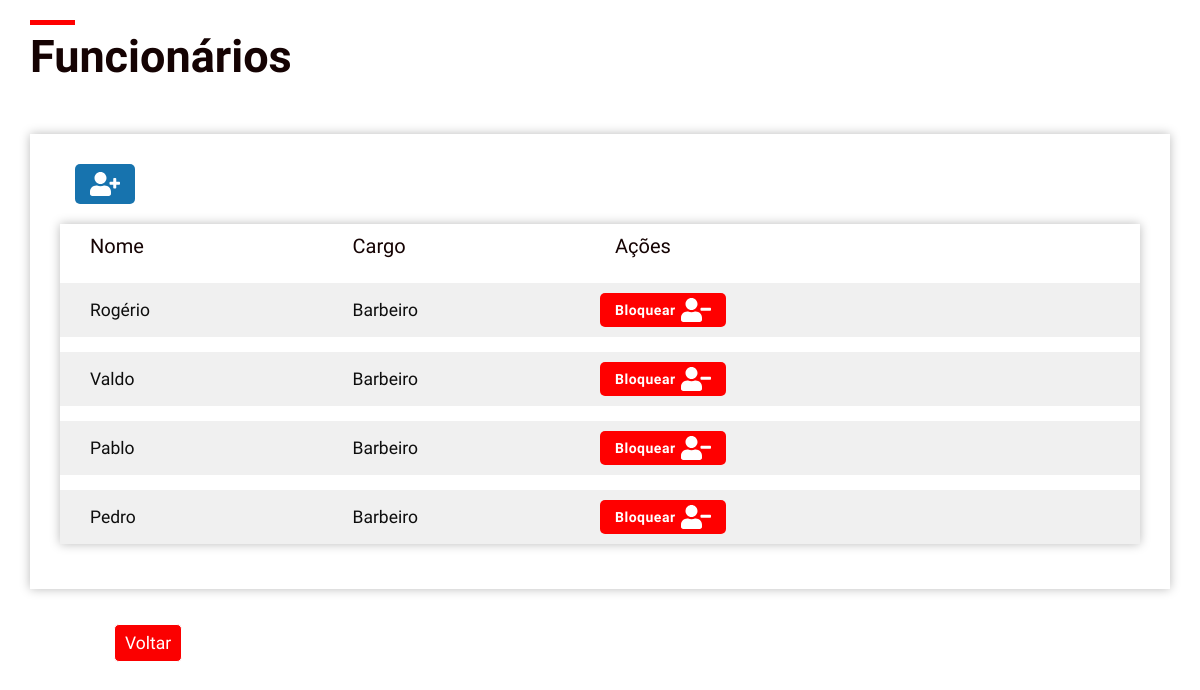
The page /funcionarios on the database as committed earlier.
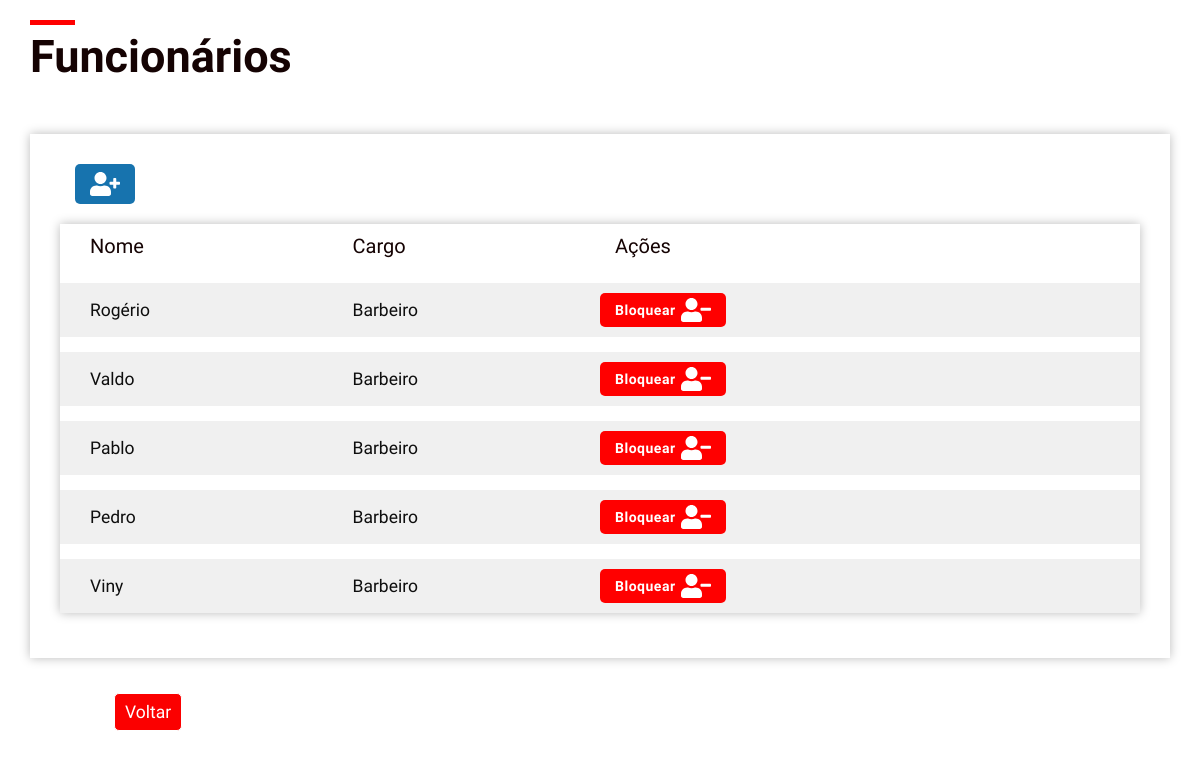
The same page on the database as committed later.
### app/models.py (models this page shows, shortened)
class Barbeiro(db.Model):
    id_barbeiro = db.Column(db.Integer, primary_key=True)
    nome = db.Column(db.String(100), index=True)
    email = db.Column(db.String(100), index=True, unique=True)
    senha = db.Column(db.String(128))
    status_bloqueio = db.Column(db.Boolean, default=0)
    atendimentos = db.relationship('Reserva', backref='barbeiro', lazy='dynamic')

### app/routes.py (the view)
@app.route('/funcionarios')
def listagem_funcionarios():
    barbeiros = Barbeiro.query.all()
    return render_template('admin/listagem_funcionarios.html', barbeiros=barbeiros)

### app/templates/admin/listagem_funcionarios.html
{% extends "base.html" %}
{% block content %}
<section>
    <div class="container">
        <div class="row">
            <div class="col-12 px-0">
                <h1 class="c-brown section__title u-title-after">Funcionários</h1>
            </div>
            <div class="col-12 historic__card p-5">
                <div class="col-12 px-0 d-flex">
                    <div class="col-1">
                        <a href="{{url_for('cadastrar_barbeiro')}}">
                            <button class="bgc-blue btn__pattern" type="submit">
                                <img src="../static/img/icon/add_funcionario.svg" alt="" class="img-fluid">
                            </button>
                        </a>
                    </div>
                </div>
                <div class="col-12 px-0 employees__card">
                    <div class="col-12 px-4 py-3 d-flex align-items-center">
                        <div class="col-3">
                            <h2 class="c-brown">Nome</h2>
                        </div>
                        <div class="col-3">
                            <h2 class="c-brown">Cargo</h2>
                        </div>
                        <div class="col-3">
                            <h2 class="c-brown">Ações</h2>
                        </div>
                    </div>
                    {% for b in barbeiros %}
                    <div class="col-12 px-4 py-3 my-4 d-flex align-items-center bgc-gray3">
                        <div class="col-3">
                            <h3 class="c-black">{{b.nome}}</h3>
                        </div>
                        <div class="col-3">
                            <h3 class="c-black">Barbeiro</h3>
                        </div>
                        <div class="col-3 d-flex px-0">
                            {% if b.id_barbeiro != session['id_barbeiro'] %}
                            <div class="col-7 px-0">
                                {% if b.status_bloqueio == 1 %}
                                <button id="btn-bloquear" class="bgc-blue btn__pattern py-2 px-4 d-flex align-items-center justify-content-center" type="submit" data-barbeiro="{{b.id_barbeiro}}" onclick="bloquearFuncionario(this)">
                                    <p class="m-0 p-0">Desbloquear</p>
                                    <img src="../static/img/icon/excluir.svg" alt="" class="u-img-delete ml-2">
                                </button>
                                {% else %}
                                <button id="btn-bloquear" class="bgc-blue btn__pattern py-2 px-4 d-flex align-items-center justify-content-center blocked" type="submit" data-barbeiro="{{b.id_barbeiro}}" onclick="bloquearFuncionario(this)">
                                    <p class="m-0 p-0">Bloquear</p>
                                    <img src="../static/img/icon/excluir.svg" alt="" class="u-img-delete ml-2">
                                </button>
                                {% endif %}
                            </div>
                            {% endif %}
                        </div>
                    </div>
                    {% endfor %}
                </div>
            </div>
        </div>
    </div>
    <div class="vfuncionarios">
        <a href="#" onclick="history.go(-1)" class="btn btn-primary btn-lg">Voltar</a>
   </div>
</section>
{% endblock %}

Rows that differ between the two databases and show on the page:
added Barbeiro: nome "Viny", status_bloqueio False (drawn)
